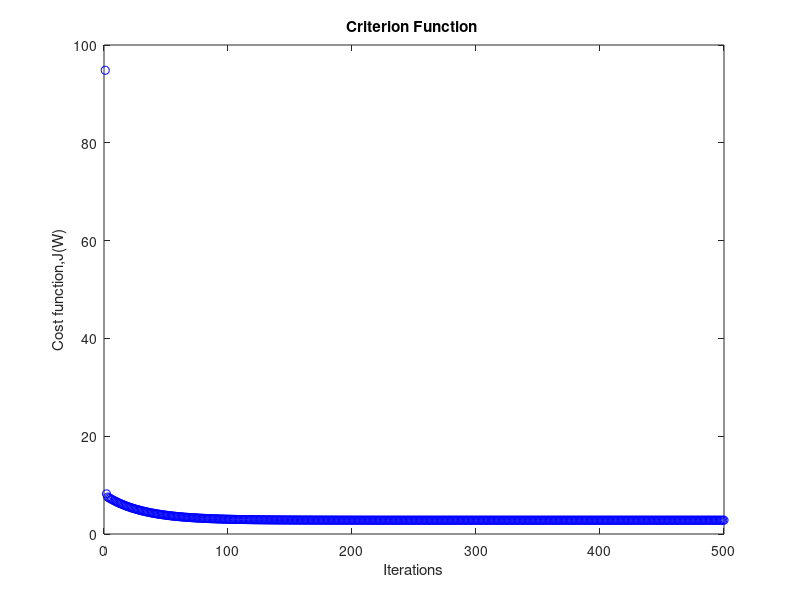
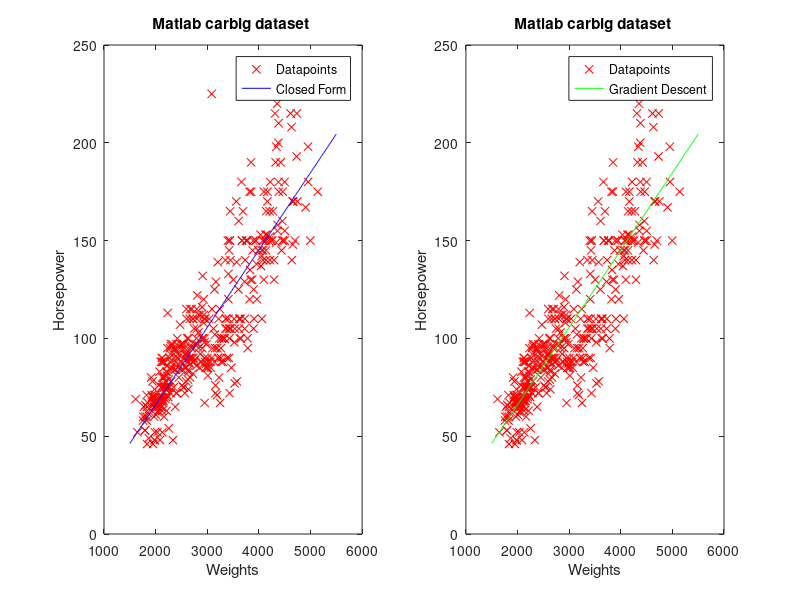

Write the MATLAB code that produced these figures, in order.
close all
clearvars

%Load the carbig dataset
load carbig

%% Manipulating dataset
%Finding NaN values and deleting those rows
a=isnan(Horsepower);
Horsepower(a,:) = []; 
Weight(a,:) = []; 

%Extract columns that we'll work with and Scaling the columns
Z = [Weight/max(Weight) Horsepower/max(Horsepower)]; 
N=size(Z);

%% Closed form solution
tic
T = Z(:,2); %Target Vector
VarX = [Z(:,1) ones(N(1),1)]; %Variable

A = VarX'*VarX;
A = inv(A);
B = VarX'* T;

W1 = A*B;
toc

%% Gradient Descent Method
tic
M = 500;
J = zeros(1,M);
T = Z(:,2);
VarX = [Z(:,1) ones(N(1),1)];
W2 = [0.0 0.0];
rho = 0.001;

for i=1:M   
    Y = VarX*W2';
    J(i) = sum((Y - T).^2);
    gradJ = 2*rho*(VarX'*(Y-T));
    W2 = W2-gradJ';  
    plot(i,J(i),'bo');
    hold on
end
hold off
title('Criterion Function ')
xlabel('Iterations') % x-axis label
ylabel('Cost function,J(W)') % y-axis label
toc

%% Visualization

figure
subplot(1,2,1)
x1=linspace(1500,5500,400);
y1 = W1(1)*x1*(max(Horsepower)/max(Weight)) + W1(2)*max(Horsepower);
plot(Weight,Horsepower,'rx');
hold on
plot(x1,y1,'b');
hold off
title('Matlab carbig dataset ')
xlabel('Weights') % x-axis label
ylabel('Horsepower') % y-axis label
legend('Datapoints','Closed Form')

subplot(1,2,2)
x2=linspace(1500,5500,400);
y2 = W2(1)*x1*(max(Horsepower)/max(Weight)) + W2(2)*max(Horsepower);
plot(Weight,Horsepower,'rx');
hold on
plot(x2,y2,'g');
hold off
title('Matlab carbig dataset ')
xlabel('Weights') % x-axis label
ylabel('Horsepower') % y-axis label
legend('Datapoints','Gradient Descent')

